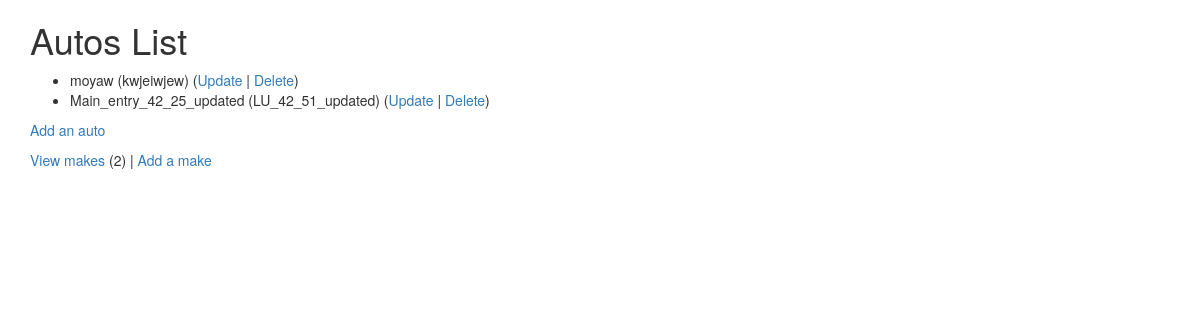
The app's page /cat/aut/ (signed in) with its own data.
### autos/models.py (models this page shows)
class Auto(models.Model):
    nickname = models.CharField(max_length=200,
            validators=[MinLengthValidator(2, "Name must be greater than 1 character")])
    mileage = models.PositiveIntegerField()
    comments = models.CharField(max_length=200)
    make = models.ForeignKey(Make, on_delete=models.CASCADE, null=False)
    def __str__(self):
        return self.nickname

class Make(models.Model):
    name = models.CharField(max_length=200,
            validators=[MinLengthValidator(2, "Make must be greater than 1 character")])
    def __str__(self):
        return self.name

### autos/views.py (the view)
# urls.py: path('aut/', views.AutosView.as_view(), name='autos_list'),
class AutosView(LoginRequiredMixin ,View):
    def get(self, request):
        ac = Auto.objects.all()
        cc = Make.objects.all().count()
        ctx = { 'make_count': cc, 'autos_list': ac }
        return render(request, "autos/auto_list.html", ctx)

### autos/templates/autos/auto_list.html (shortened to what this page needs)
{% extends "base_bootstrap.html" %}
{% block content %}
<h1>Autos List</h1>
{% if autos_list %}
<ul>
    {% for auto in autos_list %}
    <li>{{ auto }} ({{ auto.make }}) (<a href="{% url 'autos:auto_update' auto.id  %}">Update</a> | <a href="{% url 'autos:auto_delete' auto.id  %}">Delete</a>)</li>
    {% endfor %}
</ul>
{% else %}
<p>No Autos in the Library</p>
{% endif %}
<p><a href="{% url 'autos:auto_create' %}">Add an auto</a></p>
<p><a href="{% url 'autos:make_list' %}">View makes</a> ({{ make_count  }}) | <a href="{% url 'autos:make_create'  %}">Add a make</a></p>
{% endblock %}

### records on screen
Auto: nickname "moyaw", make "kwjeiwjew"
Auto: nickname "Main_entry_42_25_updated", make "LU_42_51_updated"

### other values on screen
{{ make_count }} "2"
